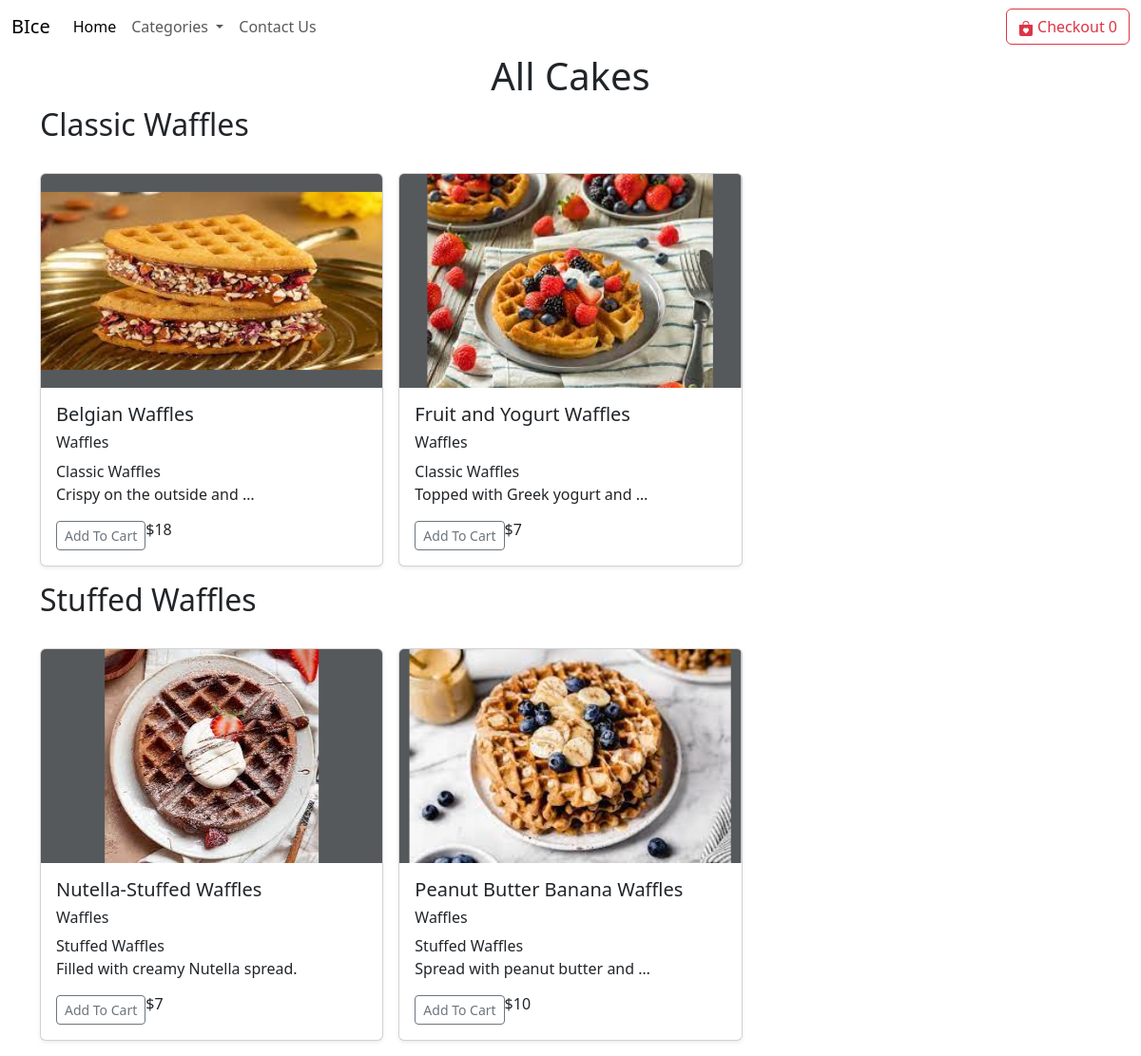
Page /waffles on the committed database.
### home/models.py (models this page shows, shortened)
class Product(models.Model):
    name = models.CharField(max_length=127)
    price = models.IntegerField(default=0)
    category = models.CharField(max_length=255,default="")
    subcategory = models.CharField(max_length=255,default="")
    description = models.CharField(max_length=250, default='', blank=True, null=True)
    image = models.ImageField(upload_to='products/images')

### home/views.py (the view)
# urls.py: path('waffles',views.waffles,name='waffles'),
def waffles(request):
    waffle_products = Product.objects.filter(category='Waffles')
    unique_subcategories = waffle_products.values_list('subcategory', flat=True).distinct()
    params = {'waffle_products': waffle_products, 'unique_subcategories': unique_subcategories}
    return render(request, 'waffles.html', params)

### templates/waffles.html (shortened to what this page needs)
{% extends "base.html" %}
{% block body %}
{% load static %}
<div class="container">
    <h1 class="text-center">All Cakes</h1>
    {% for subcategory in unique_subcategories %}
    <h2 class="text">{{ subcategory }}</h2>
    <div class="row row-cols-1 row-cols-sm-2 row-cols-md-3 g-3 my-3">
        {% for product in waffle_products %}
        {% if product.subcategory == subcategory %}
        <div class="col">
            <div class="card shadow-sm">
                <svg class="bd-placeholder-img card-img-top" width="100%" height="225" xmlns="http://www.w3.org/2000/svg" role="img" aria-label="Placeholder: Thumbnail" preserveAspectRatio="xMidYMid slice" focusable="false">
                    <title>{{ product.name }}</title>
                    <rect width="100%" height="100%" fill="#55595c"></rect>
                    <image xlink:href="/media/{{ product.image }}" width="100%" height="100%" />
                </svg>
                <div class="card-body">
                  <h5>{{ product.name }}</h5>
                  <h6>{{ product.category }}</h6>
                  <h7>{{ product.subcategory }}</h7>
                    <p class="card-text">{{ product.description|truncatewords:5 }}</p>
                    <div class="d-flex justify-content-between align-items-center">
                        <div class="btn-group">
                            <span id="div{{ product.name }}">
                                <button id="{{ product.name }}" type="button" class="btn btn-sm btn-outline-secondary cart">Add To Cart</button>
                            </span>
                            <h6 class="text-xl-end">${{product.price}}</h6>
                        </div>
                    </div>
                </div>
            </div>
        </div>
        {% endif %}
        {% endfor %}
    </div>
    {% endfor %}
</div>
{% endblock body %}

### rows in the picture
Product: name "Belgian Waffles", category "Waffles", subcategory "Classic Waffles", description "Crispy on the outside and …", price "18"
Product: name "Fruit and Yogurt Waffles", category "Waffles", subcategory "Classic Waffles", description "Topped with Greek yogurt and …", price "7"
Product: name "Nutella-Stuffed Waffles", category "Waffles", subcategory "Stuffed Waffles", description "Filled with creamy Nutella spread.", price "7"
Product: name "Peanut Butter Banana Waffles", category "Waffles", subcategory "Stuffed Waffles", description "Spread with peanut butter and …", price "10"

### other values in the picture
{{ subcategory }} "Classic Waffles" "Stuffed Waffles"
